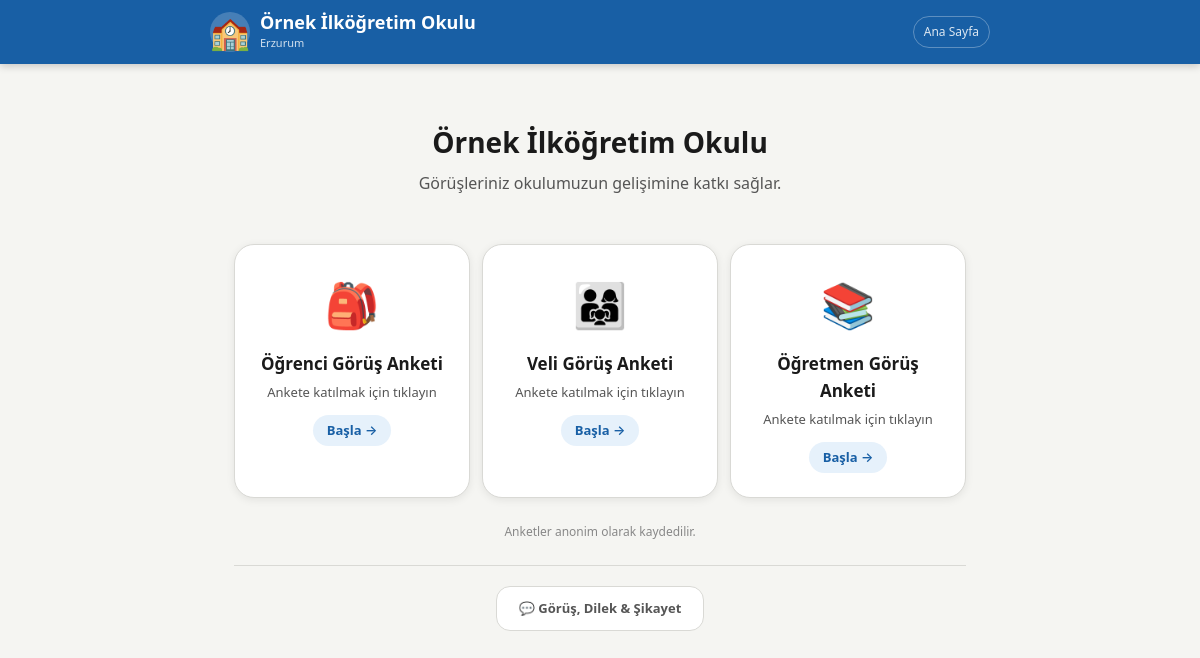
The page / on the database its author committed.
### tables this page shows
CREATE TABLE ayarlar (
            anahtar TEXT PRIMARY KEY, deger TEXT
        );

CREATE TABLE anketler (
            id INTEGER PRIMARY KEY AUTOINCREMENT,
            rol TEXT NOT NULL, baslik TEXT NOT NULL,
            icon TEXT NOT NULL DEFAULT '📝',
            aktif INTEGER DEFAULT 1, sira INTEGER DEFAULT 0,
            baslangic_tarihi TEXT DEFAULT NULL,
            bitis_tarihi TEXT DEFAULT NULL,
            aciklama TEXT DEFAULT '',
            gorunum TEXT DEFAULT 'varsayilan'
        , kart_renk TEXT DEFAULT '', tek_seferlik INTEGER DEFAULT 1);

### app.py (the view)
@app.route("/")
def anasayfa():
    with db() as c:
        anketler=c.execute("SELECT * FROM anketler WHERE aktif=1 ORDER BY sira").fetchall()
    bugun=simdi().strftime("%Y-%m-%d")
    liste=[]
    for a in anketler:
        ad=dict(a)
        aktif,msg=anket_aktif_mi(ad)
        ad["simdiki_aktif"]=aktif; ad["mesaj"]=msg
        liste.append(ad)
    ctx=gctx(); ctx["anketler"]=liste
    ctx["hosgeldin"]=ayar("hosgeldin_metin"); ctx["alt_yazi"]=ayar("alt_yazi")
    ctx["hero_baslik"]=ayar("hero_baslik")
    ctx["hero_alt_baslik"]=ayar("hero_alt_baslik")
    ctx["hero_gorsel"]=ayar("hero_gorsel")
    ctx["hero_gorsel_genislik"]=ayar("hero_gorsel_genislik","120")
    ctx["hero_gorsel_sekil"]=ayar("hero_gorsel_sekil","yuvarlak")
    ctx["hero_gorsel_orijinal"]=ayar("hero_gorsel_orijinal","0")
    ctx["hero_baslik_boyut"]=ayar("hero_baslik_boyut","28")
    ctx["hero_alt_boyut"]=ayar("hero_alt_boyut","16")
    ctx["gorunum"]=ayar("anasayfa_gorunum","kartlar")
    return render_template("anasayfa.html",**ctx)

### app.py (called while the page is built)
def db():
    con = sqlite3.connect(DB)
    con.row_factory = sqlite3.Row
    return con

def ayar(k, v=""):
    with db() as c:
        r=c.execute("SELECT deger FROM ayarlar WHERE anahtar=?",(k,)).fetchone()
    return r["deger"] if r else v

def simdi():
    try:
        offset = int(ayar("saat_dilimi_offset", "3"))
    except Exception:
        offset = 3
    return datetime.now(timezone(timedelta(hours=offset)))

def anket_aktif_mi(a):
    bugun = simdi().strftime("%Y-%m-%d")
    if a.get("baslangic_tarihi") and bugun < a["baslangic_tarihi"]:
        return False, "Anket henüz başlamadı."
    if a.get("bitis_tarihi") and bugun > a["bitis_tarihi"]:
        return False, "Anket süresi doldu."
    return True, ""

### templates/anasayfa.html (shortened to what this page needs)
{% extends "base.html" %}
{% block icerik %}
<div class="kap">
  <div class="hero">
    <h1 style="font-size:{{ hero_baslik_boyut }}px;font-weight:800;margin-bottom:6px">
      {{ hero_baslik if hero_baslik else okul_adi }}
    </h1>
    <p style="font-size:{{ hero_alt_boyut }}px;color:var(--metin-ik);
              max-width:520px;margin:0 auto">
      {{ hero_alt_baslik if hero_alt_baslik else hosgeldin }}
    </p>
  </div>
  {% if gorunum == "liste" %}
  <div class="rol-liste">
    {% for a in anketler %}
    {% if a.simdiki_aktif %}
    <a href="/anket/{{ a.id }}" class="rol-kart"
       style="margin-bottom:10px{% if a.kart_renk and a.kart_renk != '#ffffff' %};background:{{ a.kart_renk }};border-color:{{ a.kart_renk }}{% endif %}">
      <div class="icon">{{ a.icon }}</div>
      <div class="ic"><h2>{{ a.baslik }}</h2><p {% if a.kart_renk and a.kart_renk != '#ffffff' %}style="color:rgba(255,255,255,.75)"{% endif %}>Ankete katılmak için tıklayın</p></div>
      <span class="ok" {% if a.kart_renk and a.kart_renk != '#ffffff' %}style="background:rgba(255,255,255,.2);color:#fff"{% endif %}>Başla →</span>
    </a>
    {% else %}
    <div class="rol-kart" style="margin-bottom:10px;opacity:.5;cursor:not-allowed">
      <div class="icon">{{ a.icon }}</div>
      <div class="ic"><h2>{{ a.baslik }}</h2><p style="color:var(--kirmizi)">{{ a.mesaj }}</p></div>
    </div>
    {% endif %}
    {% endfor %}
  </div>
  {% else %}
  <div class="rol-grid">
    {% for a in anketler %}
    {% if a.simdiki_aktif %}
    <a href="/anket/{{ a.id }}" class="rol-kart"
       >
      <span class="icon">{{ a.icon }}</span>
      <h2>{{ a.baslik }}</h2>
      <p {% if a.kart_renk and a.kart_renk != '#ffffff' %}style="color:rgba(255,255,255,.75)"{% endif %}>Ankete katılmak için tıklayın</p>
      <span class="ok" {% if a.kart_renk and a.kart_renk != '#ffffff' %}style="background:rgba(255,255,255,.2);color:#fff"{% endif %}>Başla →</span>
    </a>
    {% else %}
    <div class="rol-kart" style="opacity:.5;cursor:not-allowed">
      <span class="icon">{{ a.icon }}</span>
      <h2>{{ a.baslik }}</h2>
      <p style="color:var(--kirmizi)">{{ a.mesaj }}</p>
    </div>
    {% endif %}
    {% endfor %}
  </div>
  {% endif %}
  <p style="text-align:center;font-size:12px;color:var(--metin-uc);margin-top:1.5rem">
    {{ alt_yazi }}
  </p>
  {% if gorus_aktif=='1' and gorus_buton_yeri=='alt' %}
  <div style="text-align:center;margin-top:1.5rem;padding-top:1.25rem;border-top:1px solid var(--kenar)">
    <a href="/gorus"
       style="display:inline-flex;align-items:center;gap:8px;padding:11px 22px;border-radius:var(--r-lg);font-size:13px;font-weight:600;text-decoration:none;transition:all .15s;
              {% if gorus_buton_renk %}background:{{ gorus_buton_renk }};color:#fff;border:none;{% else %}border:1.5px solid var(--kenar);background:var(--yuzey);color:var(--metin-ik);{% endif %}">
      {{ gorus_buton_metin }}
    </a>
  </div>
  {% endif %}
</div>
{% endblock %}

### templates/base.html (shortened to what this page needs)
<!DOCTYPE html>
<html lang="tr" data-tema="{{ tema }}">
<head>
<link rel="stylesheet" href="/static/css/style.css">
</head>
<body>
{% if header_aktif == '1' %}
<header class="site-header">
  <div class="header-ic">
    <a href="/" class="logo-bolum">
      {% if amblem %}
        <img src="{{ amblem }}" class="amblem-img" alt="Amblem"
             style="width:{{ header_logo_boyut }}px;height:{{ header_logo_boyut }}px;object-fit:contain">
      {% else %}
        <div class="amblem-placeholder" style="font-size:{{ header_logo_boyut|int - 8 }}px">🏫</div>
      {% endif %}
      <div>
        <div class="okul-adi-header" style="font-size:{{ header_baslik_boyut }}px">{{ okul_adi }}</div>
        {% if header_sehir_aktif == '1' and okul_sehir %}
          <div class="okul-sehir-header">{{ okul_sehir }}</div>
        {% endif %}
      </div>
    </a>
    <nav class="header-nav">
      {% if header_anasayfa_aktif == '1' %}
        <a href="/" class="header-link">Ana Sayfa</a>
      {% endif %}
    </nav>
  </div>
</header>
{% endif %}
<main>{% block icerik %}{% endblock %}</main>
</body>
</html>

### static/css/style.css (style rules this page uses)
*,*::before,*::after { box-sizing:border-box;margin:0;padding:0 }
html { font-size:16px;-webkit-text-size-adjust:100% }
body { font-family:'Segoe UI',system-ui,-apple-system,sans-serif;background:var(--arka);color:var(--metin);min-height:100vh;line-height:1.6 }
:root,[data-tema="mavi"] { --ana:#185FA5;--ana-koy:#0d4278;--ana-ac:#E6F1FB;--ana-orta:#B5D4F4; --yesil:#3B6D11;--yesil-ac:#EAF3DE; --turuncu:#854F0B;--turuncu-ac:#FAEEDA; --kirmizi:#A32D2D;--kirmizi-ac:#FCEBEB; --gri:#888780;--gri-ac:#F1EFE8; --metin:#1a1a1a;--metin-ik:#555;--metin-uc:#888; --kenar:#d9d9d5;--kenar-koy:#b0b0aa; --arka:#f5f5f2;--yuzey:#ffffff; --golge:0 2px 8px rgba(0,0,0,.08); --golge-buyuk:0 4px 20px rgba(0,0,0,.12); --r:10px;--r-lg:14px;--r-xl:20px; }
.kap { max-width:780px;margin:0 auto;padding:1rem }
@media (min-width:640px) { .kap { padding:1.5rem } }
.site-header { background:var(--ana);color:#fff;padding:.75rem 1rem;position:sticky;top:0;z-index:100;box-shadow:0 2px 8px rgba(0,0,0,.2) }
.header-ic { max-width:780px;margin:0 auto;display:flex;align-items:center;justify-content:space-between;gap:10px }
.logo-bolum { display:flex;align-items:center;gap:10px;text-decoration:none;color:#fff;min-width:0 }
.amblem-placeholder { width:40px;height:40px;border-radius:50%;background:rgba(255,255,255,.2);display:flex;align-items:center;justify-content:center;font-size:20px;flex-shrink:0 }
.okul-adi-header { font-size:15px;font-weight:700;line-height:1.2;white-space:nowrap;overflow:hidden;text-overflow:ellipsis }
.okul-sehir-header { font-size:11px;opacity:.8 }
.header-nav { display:flex;gap:6px;flex-shrink:0 }
.header-link { color:rgba(255,255,255,.85);font-size:12px;text-decoration:none;padding:5px 10px;border:1px solid rgba(255,255,255,.3);border-radius:20px;transition:all .15s;white-space:nowrap }
.hero { text-align:center;padding:2rem 1rem 1.5rem }
.hero h1 { font-size:clamp(20px,5vw,28px);font-weight:800;margin-bottom:6px }
.hero p { font-size:15px;color:var(--metin-ik);max-width:480px;margin:0 auto }
.rol-grid { display:grid;grid-template-columns:1fr;gap:12px;margin-top:1.5rem }
@media (min-width:480px) { .rol-grid { grid-template-columns:repeat(2,1fr) } }
@media (min-width:700px) { .rol-grid { grid-template-columns:repeat(3,1fr) } }
.rol-kart { background:var(--yuzey);border:1.5px solid var(--kenar);border-radius:var(--r-xl);padding:1.5rem 1.25rem;text-align:center;text-decoration:none;color:var(--metin);display:block;transition:all .18s;box-shadow:var(--golge) }
.rol-kart .icon { font-size:44px;margin-bottom:10px;display:block }
.rol-kart h2 { font-size:17px;font-weight:700;margin-bottom:5px }
.rol-kart p { font-size:13px;color:var(--metin-ik);margin-bottom:12px }
.rol-kart .ok { font-size:13px;color:var(--ana);font-weight:600;background:var(--ana-ac);padding:5px 14px;border-radius:20px;display:inline-block }

### rows shown on the page
ayarlar: deger "Örnek İlköğretim Okulu"
ayarlar: deger "Erzurum"
ayarlar: deger "Görüşleriniz okulumuzun gelişimine katkı sağlar."
anketler: icon "🎒", baslik "Öğrenci Görüş Anketi"
anketler: icon "👨‍👩‍👧", baslik "Veli Görüş Anketi"
anketler: icon "📚", baslik "Öğretmen Görüş Anketi"
ayarlar: deger "Anketler anonim olarak kaydedilir."
ayarlar: deger "💬 Görüş, Dilek & Şikayet"
